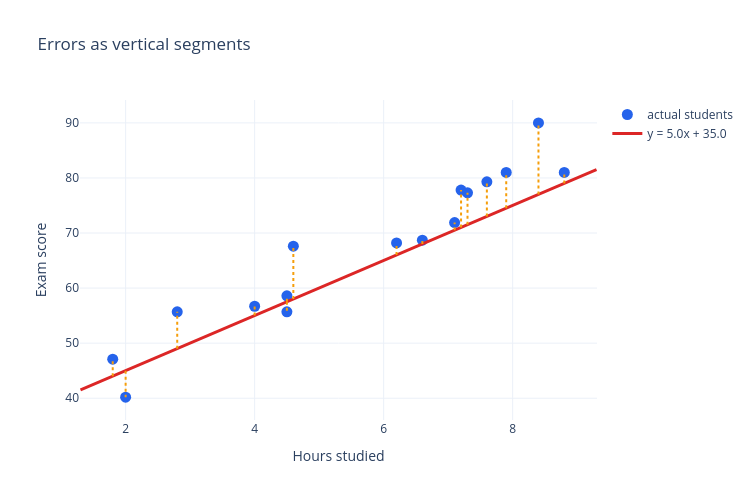

Write notebook code for a chart like this one.
### Markdown cell above
<details>
<summary>Show solution</summary>

```python
scores_1d["error"] = scores_1d["exam_score"] - scores_1d["predicted_score"]
scores_1d[["hours_studied", "exam_score", "predicted_score", "error"]].round(2)
```

</details>

### Code cell
scores_1d["error"] = scores_1d["exam_score"] - scores_1d["predicted_score"]

figure = plot_line_over_data(scores_1d, candidate_slope, candidate_intercept, title="Errors as vertical segments")
for _, row in scores_1d.iterrows():
    figure.add_trace(
        go.Scatter(
            x=[row["hours_studied"], row["hours_studied"]], y=[row["predicted_score"], row["exam_score"]],
            mode="lines", line=dict(color="#f59e0b", width=2, dash="dot"), showlegend=False,
        )
    )
figure.show()

scores_1d[["hours_studied", "exam_score", "predicted_score", "error"]].round(2)

### Figure 1 — Plotly figure (JSON) as saved in the notebook; plotly's stock layout.template omitted (floating-point values rounded to 4 significant figures)
{"data": [{"hovertemplate": "Hours: %{x}<br>Score: %{y}<extra></extra>", "marker": {"color": "#2563eb", "size": 11}, "mode": "markers", "name": "actual students", "type": "scatter", "x": [1.8, 2.0, 2.8, 4.0, 4.5, 4.5, 4.6, 6.2, 6.6, 7.1, 7.2, 7.3, 7.6, 7.9, 8.4, 8.8], "y": [47.1, 40.2, 55.7, 56.7, 58.6, 55.7, 67.6, 68.2, 68.7, 71.9, 77.8, 77.3, 79.3, 81.0, 90.0, 81.0]}, {"line": {"color": "#dc2626", "width": 3}, "mode": "lines", "name": "y = 5.0x + 35.0", "type": "scatter", "x": [1.3, 1.463, 1.627, 1.79, 1.953, 2.116, 2.28, 2.443, 2.606, 2.769, 2.933, 3.096, 3.259, 3.422, 3.586, 3.749, 3.912, 4.076, 4.239, 4.402, 4.565, 4.729, 4.892, 5.055, 5.218, 5.382, 5.545, 5.708, 5.871, 6.035, 6.198, 6.361, 6.524, 6.688, 6.851, 7.014, 7.178, 7.341, 7.504, 7.667, 7.831, 7.994, 8.157, 8.32, 8.484, 8.647, 8.81, 8.973, 9.137, 9.3], "y": [41.5, 42.32, 43.13, 43.95, 44.77, 45.58, 46.4, 47.21, 48.03, 48.85, 49.66, 50.48, 51.3, 52.11, 52.93, 53.74, 54.56, 55.38, 56.19, 57.01, 57.83, 58.64, 59.46, 60.28, 61.09, 61.91, 62.72, 63.54, 64.36, 65.17, 65.99, 66.81, 67.62, 68.44, 69.26, 70.07, 70.89, 71.7, 72.52, 73.34, 74.15, 74.97, 75.79, 76.6, 77.42, 78.23, 79.05, 79.87, 80.68, 81.5]}, {"line": {"color": "#f59e0b", "dash": "dot", "width": 2}, "mode": "lines", "showlegend": false, "type": "scatter", "x": [1.8, 1.8], "y": [44, 47.1]}, {"line": {"color": "#f59e0b", "dash": "dot", "width": 2}, "mode": "lines", "showlegend": false, "type": "scatter", "x": [2, 2], "y": [45, 40.2]}, {"line": {"color": "#f59e0b", "dash": "dot", "width": 2}, "mode": "lines", "showlegend": false, "type": "scatter", "x": [2.8, 2.8], "y": [49, 55.7]}, {"line": {"color": "#f59e0b", "dash": "dot", "width": 2}, "mode": "lines", "showlegend": false, "type": "scatter", "x": [4, 4], "y": [55, 56.7]}, {"line": {"color": "#f59e0b", "dash": "dot", "width": 2}, "mode": "lines", "showlegend": false, "type": "scatter", "x": [4.5, 4.5], "y": [57.5, 58.6]}, {"line": {"color": "#f59e0b", "dash": "dot", "width": 2}, "mode": "lines", "showlegend": false, "type": "scatter", "x": [4.5, 4.5], "y": [57.5, 55.7]}, {"line": {"color": "#f59e0b", "dash": "dot", "width": 2}, "mode": "lines", "showlegend": false, "type": "scatter", "x": [4.6, 4.6], "y": [58, 67.6]}, {"line": {"color": "#f59e0b", "dash": "dot", "width": 2}, "mode": "lines", "showlegend": false, "type": "scatter", "x": [6.2, 6.2], "y": [66, 68.2]}, {"line": {"color": "#f59e0b", "dash": "dot", "width": 2}, "mode": "lines", "showlegend": false, "type": "scatter", "x": [6.6, 6.6], "y": [68, 68.7]}, {"line": {"color": "#f59e0b", "dash": "dot", "width": 2}, "mode": "lines", "showlegend": false, "type": "scatter", "x": [7.1, 7.1], "y": [70.5, 71.9]}, {"line": {"color": "#f59e0b", "dash": "dot", "width": 2}, "mode": "lines", "showlegend": false, "type": "scatter", "x": [7.2, 7.2], "y": [71, 77.8]}, {"line": {"color": "#f59e0b", "dash": "dot", "width": 2}, "mode": "lines", "showlegend": false, "type": "scatter", "x": [7.3, 7.3], "y": [71.5, 77.3]}, {"line": {"color": "#f59e0b", "dash": "dot", "width": 2}, "mode": "lines", "showlegend": false, "type": "scatter", "x": [7.6, 7.6], "y": [73, 79.3]}, {"line": {"color": "#f59e0b", "dash": "dot", "width": 2}, "mode": "lines", "showlegend": false, "type": "scatter", "x": [7.9, 7.9], "y": [74.5, 81]}, {"line": {"color": "#f59e0b", "dash": "dot", "width": 2}, "mode": "lines", "showlegend": false, "type": "scatter", "x": [8.4, 8.4], "y": [77, 90]}, {"line": {"color": "#f59e0b", "dash": "dot", "width": 2}, "mode": "lines", "showlegend": false, "type": "scatter", "x": [8.8, 8.8], "y": [79, 81]}], "layout": {"height": 500, "title": {"text": "Errors as vertical segments"}, "width": 750, "xaxis": {"title": {"text": "Hours studied"}}, "yaxis": {"title": {"text": "Exam score"}}}}
